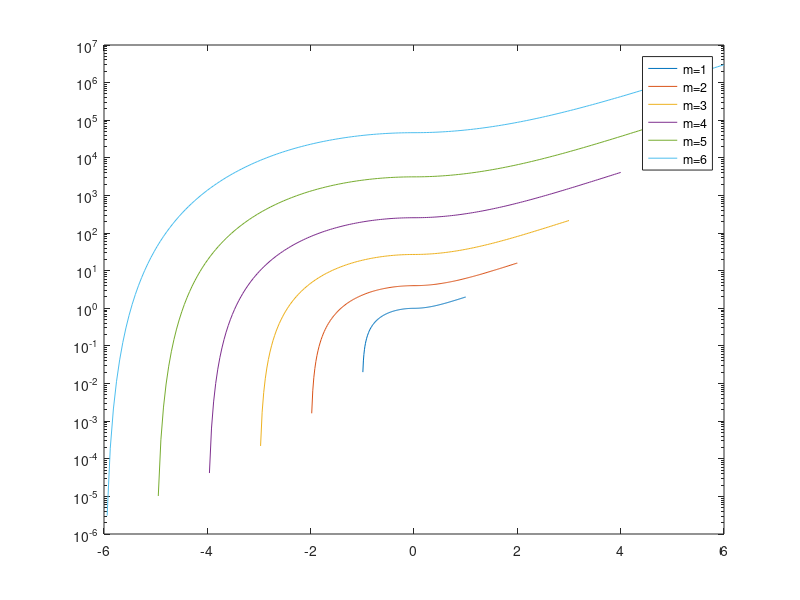
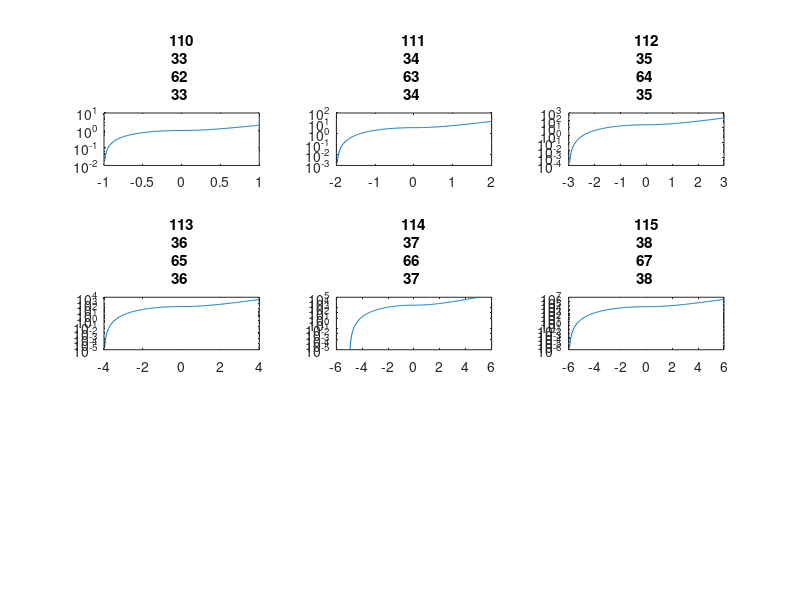

The MATLAB script that drew these images, in order:
close all
clear
clc
%grafici sovvraposti
for m=1:6
    x1 = linspace(-m,0);
    x2 = linspace(0,m);
    y1 = (m-x1.^2./m).^m;
    y2 = (x2.^2./m+m).^m;
    x = [x1 x2];
    y = [y1 y2];
    semilogy(x,y);
    hold on
end
legend("m=1","m=2","m=3","m=4","m=5","m=6");
figure
%finestra con sottofinestre
for m=1:6
    x1 = linspace(-m,0);
    x2 = linspace(0,m);
    y1 = (m-x1.^2./m).^m;
    y2 = (x2.^2./m+m).^m;
    x = [x1 x2];
    y = [y1 y2];
    subplot(3,3,m);
    semilogy(x,y);
    title("m = "+m);

end
